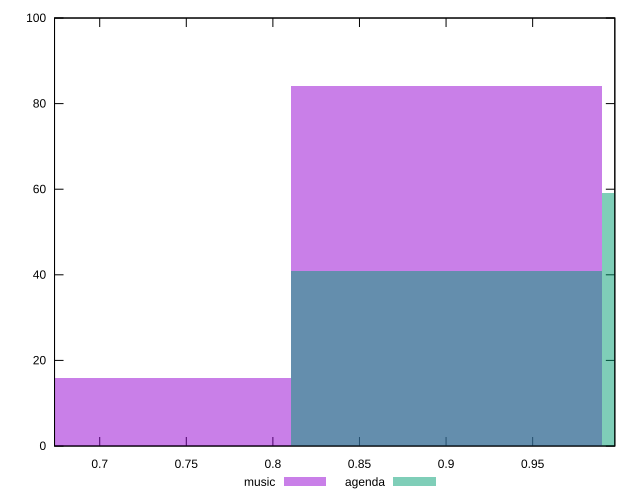

Recreate this plot in gnuplot.
reset

$music <<EOF
0.7201613058565816 16
0.9002016323207269 84
EOF

$agenda <<EOF
1.0802419587848724 59
0.9002016323207269 41
EOF

set key outside below
set boxwidth 0.1800403264641454
set xrange [0.6739137837091428:0.9974497564732672]
set yrange [0:100]
set trange [0:100]
set style fill transparent solid 0.5 noborder
set terminal svg size 640, 500 enhanced background rgb 'white'
set output "reports/report_00032_2021-02-25T10-28-15.087Z/meta/pScore/comparison/histogram/0_vs_1.svg"

plot $music title "music" with boxes, \
     $agenda title "agenda" with boxes

reset
